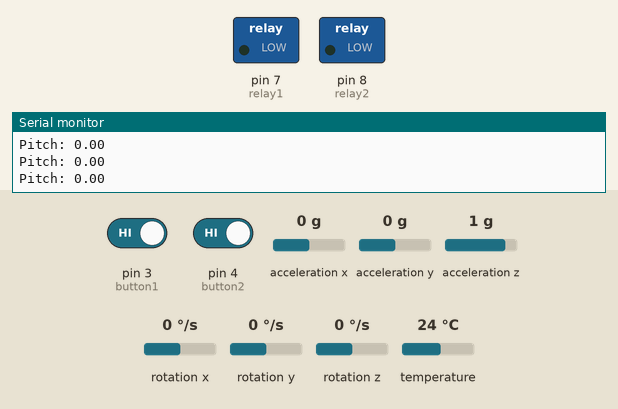
Simulated run of this sketch. Board: Arduino Uno, built with avr-gcc and run on an emulated ATmega328P. On the bench: switched loads named in the sketch (green lamp = pin HIGH), the last lines printed to the serial monitor. Inputs (shaded band) come from the test bench; at power-on: acceleration y 0 g, pin 3 (button1) HIGH, pin 4 (button2) HIGH, rotation x 0 °/s, acceleration x 0 g, acceleration z 1 g, rotation y 0 °/s, rotation z 0 °/s, temperature 24 °C.

Above: at 1.2 s.
1.3 s: acceleration y set to 0.8 g
4.3 s: pin 3 (button1) driven LOW and pin 4 (button2) driven LOW
At 5.5 s:
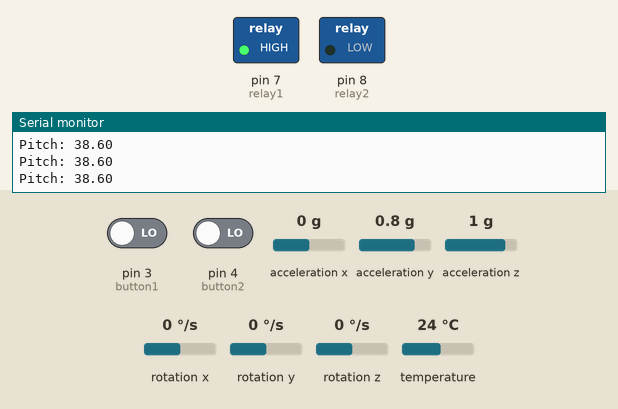
5.8 s: rotation x set to -51 °/s
8.8 s: rotation x set to -58 °/s
At 11.5 s:
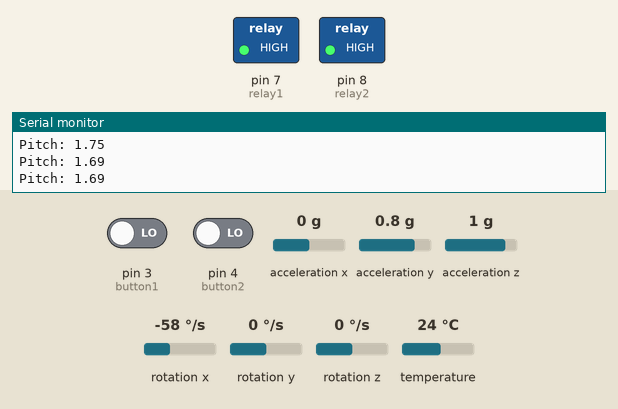
11.8 s: acceleration y set to 1.1 g
At 12.8 s:
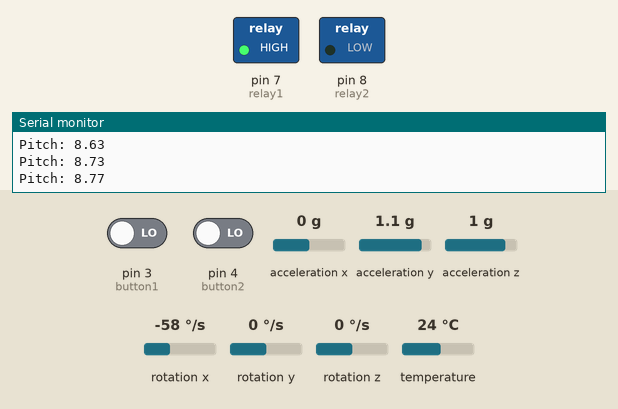
13.8 s: acceleration y set to -1.4 g
At 14.4 s:
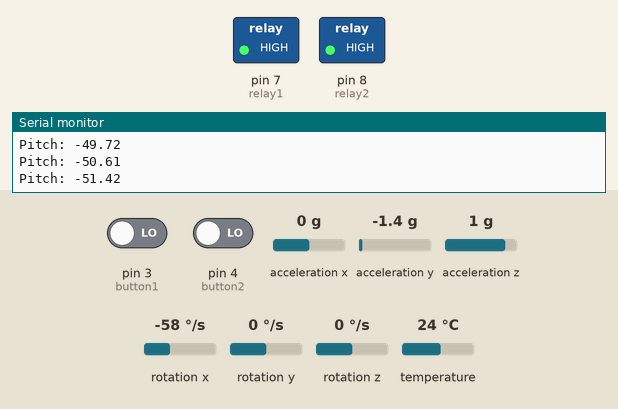
Timing chart, 0 to 16.3 s (numbered marks = the images above; inputs shaded):
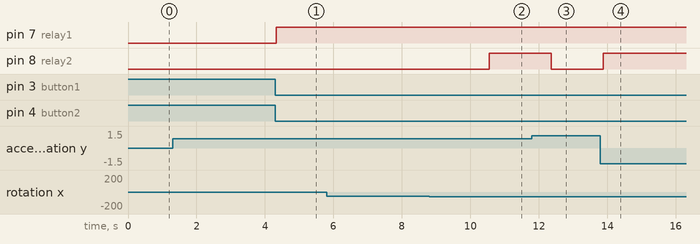

Measured:
- the behaviour switches between -57 and -58 °/s on rotation x (found by bisection; images 1 and 2)
- the behaviour switches between 0.9 and 1 g on acceleration y (found by bisection; images 2 and 3)
- after the input at 4.3 s, pin 7 (relay1): LOW → HIGH at once
- after the input at 8.8 s, pin 8 (relay2): LOW → HIGH after 1.7 s
- after the input at 11.8 s, pin 8 (relay2): HIGH → LOW after 0.57 s
- after the input at 13.8 s, pin 8 (relay2): LOW → HIGH after 0.08 s

The sketch:

marine-safe.ino
```cpp
/*
 * Damithrafdo from StrydoLabs All Right Reserved | strydolabs@gmail.com | damithrafdo@gmail.com | +94716507322
 * Alternative solution for Opacmare-transformer platform controller
 * Hardware: Arduino UNO, MPU6050 gyro sensor, Relay module, Push button
 * Simulation: https://wokwi.com/projects/461944067471851521
 * GitHub: https://github.com/DamithraFdo/Opacmare-controller
 */

/* “marine-safe”
    Handles wave motion & vibration
    No relay flicker (thanks to hysteresis)
    Doesn’t depend on perfect “0°”
    Smooth angle instead of noisy gyro spikes
    Safe reset when buttons released
*/
#include <Adafruit_MPU6050.h>
#include <Adafruit_Sensor.h>
#include <Wire.h>

Adafruit_MPU6050 mpu;

sensors_event_t accel, gyro, temp;

// Pins
const int button1 = 3;
const int button2 = 4;
const int relay1 = 7; // Platform
const int relay2 = 8; // Base

// Angle variables
float pitch = 0;
unsigned long lastTime = 0;

// Thresholds (HYSTERESIS)
float triggerAngle = 7.0;
float resetAngle   = 2.0;

// State
bool relay2Locked = false;

// Debounce
unsigned long lastDebounceTime = 0;
const int debounceDelay = 50;

void setup() {
  Serial.begin(115200);

  pinMode(button1, INPUT_PULLUP);
  pinMode(button2, INPUT_PULLUP);

  pinMode(relay1, OUTPUT);
  pinMode(relay2, OUTPUT);

  digitalWrite(relay1, LOW);
  digitalWrite(relay2, LOW);

  while (!mpu.begin()) {
    Serial.println("MPU6050 not connected!");
    delay(1000);
  }

  Serial.println("MPU6050 ready!");
  lastTime = millis();
}

void loop() {
  mpu.getEvent(&accel, &gyro, &temp);

  // Time delta
  unsigned long now = millis();
  float dt = (now - lastTime) / 1000.0;
  lastTime = now;

  // --- Calculate pitch angle ---
  float accPitch = atan2(accel.acceleration.y, accel.acceleration.z) * 180 / PI;
  float gyroRate = gyro.gyro.x * 180 / PI;

  // Complementary filter
  pitch = 0.98 * (pitch + gyroRate * dt) + 0.02 * accPitch;

  // --- Read buttons (debounced) ---
  bool b1 = (digitalRead(button1) == LOW);
  bool b2 = (digitalRead(button2) == LOW);

  if ((millis() - lastDebounceTime) > debounceDelay) {

    if (b1 && b2) {
      digitalWrite(relay1, HIGH);

      // Trigger condition
      if (pitch > triggerAngle) {
        relay2Locked = true;
      }

      // Reset condition (hysteresis)
      if (relay2Locked && pitch < resetAngle) {
        relay2Locked = false;
      }

      // Apply relay state
      digitalWrite(relay2, relay2Locked ? LOW : HIGH);

    } else {
      digitalWrite(relay1, LOW);
      digitalWrite(relay2, LOW);
      relay2Locked = false;
    }

    lastDebounceTime = millis();
  }

  // Debug
  Serial.print("Pitch: ");
  Serial.println(pitch);

  delay(10);
}

/*
 * ============================================================
 * Marine-Safe Opacmare Controller (MPU6050)
 * ============================================================
 *
 * Purpose:
 * This code controls a 2-relay Opacmare system using:
 *  - Dual safety push buttons (D3, D4)
 *  - MPU6050 tilt angle (pitch)
 *
 * Designed for marine/boat environments where vibration and
 * noise can cause unstable readings.
 *
 * ------------------------------------------------------------
 * How it works:
 *
 * 1. Sensor Fusion:
 *    MPU6050 accel + gyro are combined using a complementary
 *    filter to produce stable pitch angle.
 *
 * 2. Safety Logic:
 *    Both buttons must be pressed to activate system.
 *    Otherwise all outputs are OFF.
 *
 * 3. Relay Control:
 *    Relay1 (D7): ON when system is enabled.
 *    Relay2 (D8): Controlled by tilt angle.
 *
 * 4. Marine-safe Latching:
 *    - If pitch > 7° → Relay2 OFF (locked state)
 *    - If pitch < 2° → Relay2 ON again
 *    (prevents relay flickering due to wave motion)
 *
 * 5. Stability Features:
 *    - Hysteresis for noise rejection
 *    - Button debounce
 *    - Non-blocking timing
 *
 * ------------------------------------------------------------
 * Notes:
 * - Mount sensor firmly for accurate readings
 * - Tune thresholds based on mechanical setup
 *
 * ============================================================
 */
```
